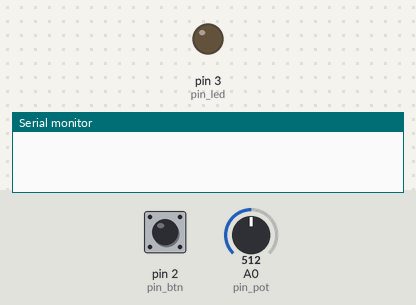
This sketch was run on a simulated Arduino Uno, built with avr-gcc and run on an emulated ATmega328P. On the bench: output pins drawn as LEDs (lit = HIGH), the last lines printed to the serial monitor. The inputs (shaded band) are chosen by the test bench; at power-on: pin 2 (pin_btn) HIGH, A0 (pin_pot) = 512.

Above: at 1.2 s.
1.3 s: pin 2 (pin_btn) pulled LOW for 0.15 s
At 1.8 s:
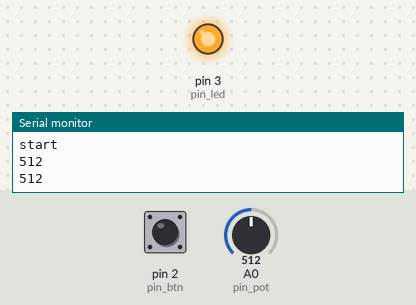
3.0 s: pin 2 (pin_btn) pulled LOW for 1 s
At 5.2 s:
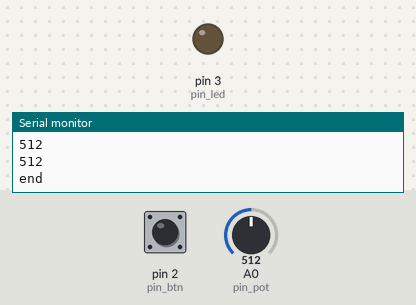
5.5 s: pin 2 (pin_btn) pulled LOW for 3.2 s
At 10.0 s:
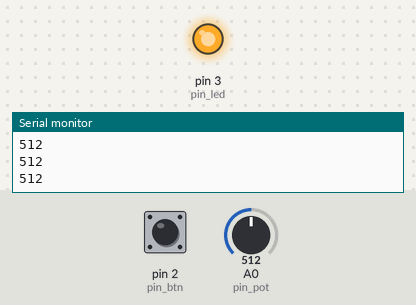
Timing chart, 0 to 11.5 s (numbered marks = the images above; inputs shaded):
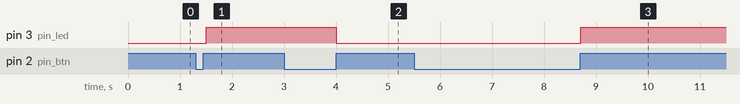

The sketch:

ard.ino
```cpp
int pin_btn = 2;
int pin_led = 3;
int pin_pot = 0;

int val_btn_new, val_btn_old, val_pot;
bool stat_btn = true;

void setup() {
  pinMode(pin_btn, INPUT_PULLUP);
  pinMode(pin_led, OUTPUT);
  Serial.begin(9600);
  val_btn_old = 1;
}

void loop() {

  val_btn_new = digitalRead(pin_btn);

  if(val_btn_new != val_btn_old && val_btn_new == 1) {

    if(stat_btn) {
      Serial.println("start");
    }
    else {
      Serial.println("end");
    }

    stat_btn = !stat_btn;
    digitalWrite(pin_led, !stat_btn);

  }

  delay(100);
  val_btn_old = val_btn_new;

  if(!stat_btn) {
    val_pot = analogRead(pin_pot);
    Serial.println(val_pot);
  }

}
```

Measured:
- after the input at 1.3 s, pin 3 (pin_led): LOW → HIGH after 0.20 s
- after the input at 3.0 s, pin 3 (pin_led): HIGH → LOW after 1.0 s
- after the input at 5.5 s, pin 3 (pin_led): LOW → HIGH after 3.2 s
